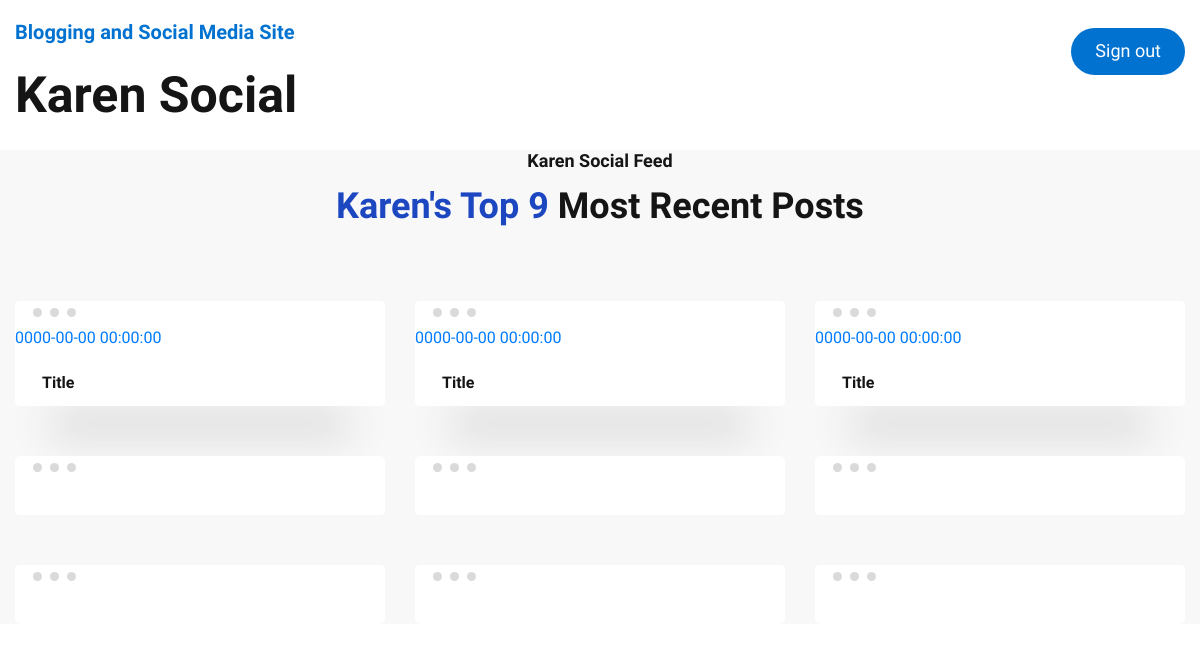
The page /entity/index.php on the database as committed earlier.
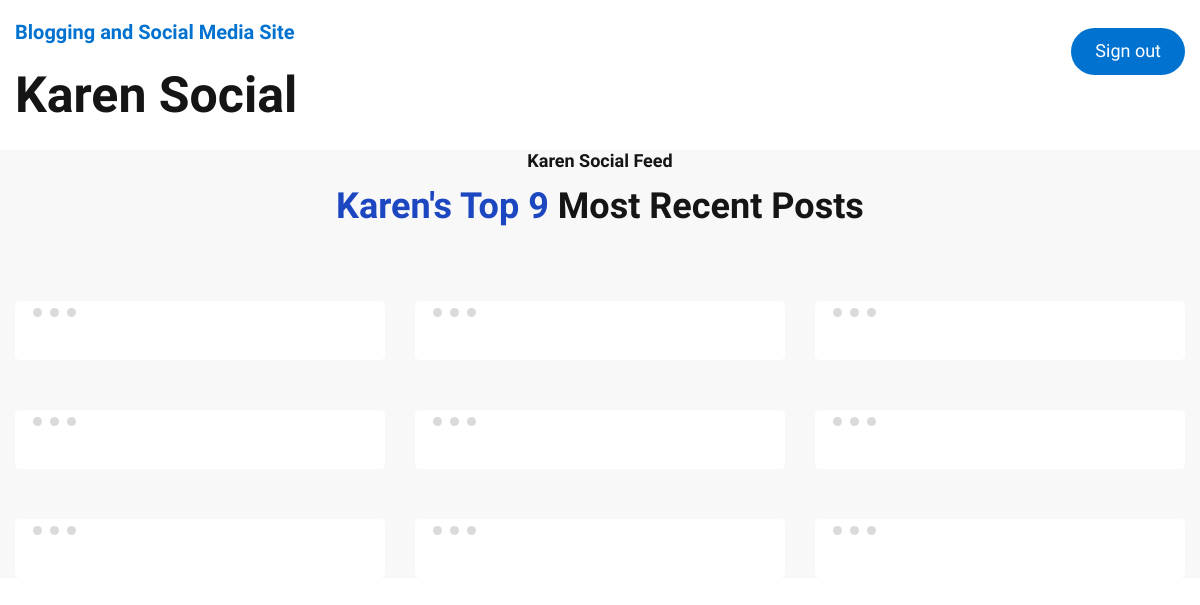
The same page on the database as committed later.
### tables this page shows
CREATE TABLE `posts` (
  `postID` int(10) UNSIGNED NOT NULL,
  `userID` int(10) UNSIGNED NOT NULL,
  `title` varchar(150) NOT NULL,
  `contents` varchar(500) NOT NULL,
  `date_time` datetime NOT NULL
);

### entity/index.php (the view, shortened to what this page needs)
<?php
require_once("../db.php");
?>
<html class="no-js" lang="zxx">
<head>
    <link rel="stylesheet" href="assets/css/vendor/bootstrap.min.css">
    <link rel="stylesheet" href="assets/css/vendor/font-awesome.min.css">
    <link rel="stylesheet" href="assets/css/plugins/slick.min.css">
    <link rel="stylesheet" href="assets/css/plugins/animate.css">
    <link rel="stylesheet" href="assets/css/style.css">
</head>
<body>
    <header class="header-area">
        <div class="main-menu-wrapper sticky header-transparent">
            <div class="container custom-container">
                <div class="row align-items-center justify-content-between">
                    <div class="col-6">
                        <div class="buy-btn text-right">
                            <a href="../signOut.php" class="btn btn-all" >Sign out</a>
                        </div>
                    </div>
                </div>
            </div>
        </div>
    </header>
    <main>
        <section class="main-menu-wrapper section-padding pb-10">
                <div class="container custom-container">
                    <div class="row align-items-center justify-content-between">
                        <div class="col-6">
                            <div class="hero-slider-content">
                                <h4 class="slide-subtitle pb-3">Blogging and Social Media Site</h4>
                                <h2 class="slide-title">Karen Social</h2>
                            </div>
						</div>
                    </div>
                </div>
        </section>
        <section class="demo-section gray-bg section-padding">
            <div class="container">
                <div class="row">
                    <div class="col-12">
                        <div class="section-title section-space text-center">
                            <h5 class="sub-title pb-3">Karen Social Feed</h5>
                            <h2 class="h1 title"><span>Karen's Top 9</span> Most Recent Posts</h2>
                        </div>
                    </div>
                </div>
                <div class="row mtn-50">
					<?php
                    $stmt = $db->query("SELECT postID, date_time, title FROM posts ORDER BY postID DESC LIMIT 9");
                    $post = $stmt->fetchAll();
                    for ($i = 0; $i<9;$i++){
					?>
                    <div class="col-md-4">
                        <div class="demo-preview-item mt-50">
                            <a href ="detail.php?post_id=<?=$post[$i][0]?>">
                                <div class="demo-item">
                                    <div class="dots">
                                        <div class="dot"></div>
                                        <div class="dot"></div>
                                        <div class="dot"></div>
                                    </div>
                                    <div class="demo-item__thumb">
                                        <p><?=$post[$i][1]?></p>
                                    </div>
                                    <div class="demo-item__info">
                                        <h6><?=$post[$i][2]?></h6>
                                    </div>
                                </div>
                            </a>
                        </div>
                    </div>
					<?php
                     };
                     ?>
                </div>
            </div>
        </section>
    </main>
</body>
</html>

### entity/assets/css/style.css (style rules this page uses)
body { color: #151515; line-height: 1.7; font-size: 16px; font-weight: 400; font-family: "Sarabun", sans-serif; }
a { -webkit-transition: 0.4s; -o-transition: 0.4s; transition: 0.4s; }
h1, h2, h3, h4, h5, h6 { font-family: "Sarabun", sans-serif; color: #151515; font-weight: 600; line-height: 1.2; margin: 0; }
.h1, .h2, .h3, .h4, .h5, .h6 { margin: 0; line-height: 1.5; }
h1, .h1 { font-size: 36px; }
h2, .h2 { font-size: 30px; }
h4, .h4 { font-size: 20px; }
h5, .h5 { font-size: 18px; }
.btn, button { border: none; cursor: pointer; outline: none; padding: 0; -webkit-box-shadow: none; box-shadow: none; -webkit-transition: 0.4s; -o-transition: 0.4s; transition: 0.4s; background-color: transparent; }
.container { max-width: 1200px; }
.custom-container { max-width: 1600px; }
.section-padding { padding: -1000px 0; }
.mt-50 { margin-top: 50px; }
.mtn-50 { margin-top: -50px; }
.main-menu-wrapper { padding: 20px 0; }
.main-menu-wrapper.header-transparent { padding: 28px 0; }
.header-transparent { top: 0; left: 0; width: 100%; position: absolute; z-index: 1; background-color: transparent; }
.btn { color: #fff; line-height: 1; border-radius: 0; font-family: "Sarabun", sans-serif; background-color: #0172d0; border-radius: 50px; font-weight: 500; }
.btn-all { font-size: 18px; padding: 14px 24px 15px 24px; }
.section-title { margin-bottom: 68px; }
.title { font-weight: 800; margin-top: -9px; }
.title span { color: #1c47c1; }
.gray-bg { background-color: #f8f8f8; }
.hero-slider-content .slide-title { color: #151515; font-size: 50px; font-weight: 800; line-height: 1.4; }
.hero-slider-content .slide-subtitle { color: #0172d0; }
.demo-preview-item { -webkit-transition: 0.4s; -o-transition: 0.4s; transition: 0.4s; }
.demo-item { -webkit-box-shadow: 0 70px 40px -35px rgba(51, 51, 51, 0.13); box-shadow: 0 70px 40px -35px rgba(51, 51, 51, 0.13); background-color: #fff; border-radius: 5px; }
.demo-item .dots { display: -webkit-box; display: -ms-flexbox; display: flex; -webkit-box-align: center; -ms-flex-align: center; align-items: center; padding-left: 14px; height: 23px; }
.demo-item .dots .dot { margin: 0 4px; width: 9px; height: 9px; border-radius: 50%; background: #dadada; }
.demo-item__info { font-size: 16px; font-weight: 700; line-height: 1.8; padding: 14px 27px; margin-bottom: 0; text-align: left; }
p { margin-bottom: 8px; }
h6, .h6 { font-size: 16px; }
.demo-item__thumb { position: relative; }

Rows that differ between the two databases and show on the page:
removed posts: date_time "0000-00-00 00:00:00", title "Title"
removed posts: date_time "0000-00-00 00:00:00", title "Title"
removed posts: date_time "0000-00-00 00:00:00", title "Title"
